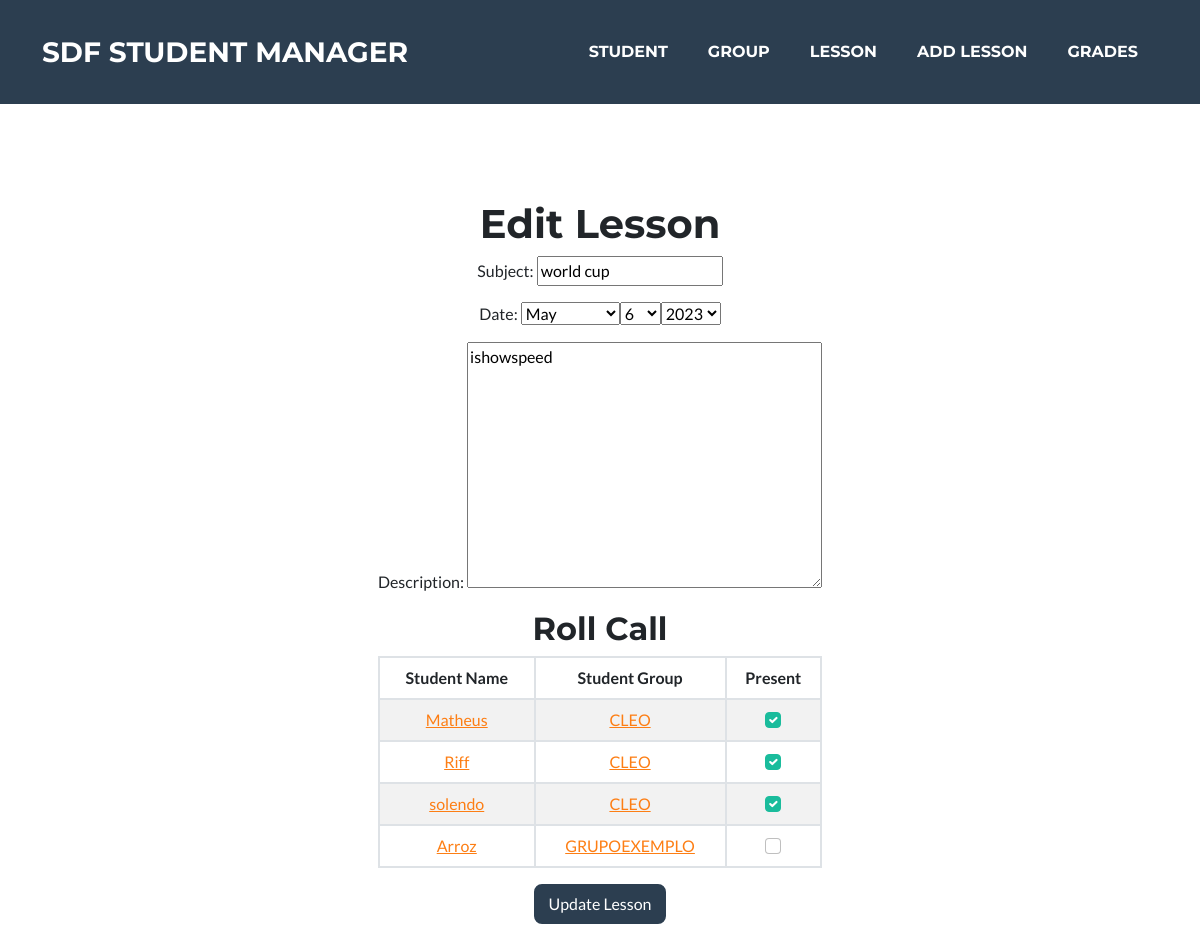
The page /lesson/edit/1 on the database its author committed.
### presence_count/models.py (models this page shows, shortened)
class Lesson(models.Model):
    subject = models.CharField(max_length=100)
    date = models.DateField(default=date.today)
    description = models.TextField(max_length=2048, blank=True)
    students = models.ManyToManyField('Student', related_name='lesson_presence')

class Student(models.Model):
    name = models.CharField(max_length=100)
    email = models.EmailField(max_length=100)
    grade_1 = models.FloatField(default=0)
    grade_2 = models.FloatField(default=0)
    grade_avg = models.FloatField(default=0)
    presences = models.IntegerField(default=0)
    group = models.ForeignKey(Group, on_delete=models.PROTECT, default=None, null=True, blank=True)

class Group(models.Model):
    name = models.CharField(max_length=100)
    tracking = models.URLField(blank=True)
    repo = models.URLField(blank=True)
    prototype = models.URLField(blank=True)
    description = models.TextField(max_length=512, blank=True)
    def __str__(self):
        return self.name

### presence_count/views.py (the view, shortened to what this page needs)
# urls.py: path('lesson/edit/<int:lesson_id>', views.edit_lesson, name='edit_lesson'),
def edit_lesson(request, lesson_id):
    lesson = Lesson.objects.get(pk=lesson_id)
    lesson_form = RegisterLessonForm(instance=lesson)
    student_list = Student.objects.all().order_by('group_id')
    lesson_students = Lesson.students.through.objects.filter(lesson_id=lesson.id)
    present_students = []
    for ls in lesson_students:
        present_students.append(ls.student_id)
    context = {'lesson_form': lesson_form, 'student_list':student_list, 'present_students':present_students}
    return render(request, 'lesson/edit_lesson.html', context)

### presence_count/forms.py
class RegisterLessonForm(forms.ModelForm):
    class Meta:
        model = Lesson
        fields = ('subject', 'date', 'description')
        widgets = {
            'date': forms.SelectDateWidget()
        }

### presence_count/templates/lesson/edit_lesson.html (shortened to what this page needs)
{% extends 'lesson/lesson.html' %}
{% block action %}
    <form action="" method="POST">
        <h1>Edit Lesson</h1>
{% endblock %}
{% block button %}
    <button class="btn btn-secondary" type="submit">Update Lesson</button>
{% endblock %}

### presence_count/templates/lesson/lesson.html (shortened to what this page needs)
{% extends 'base.html' %}
{% block body %}
<header class="masthead text-center">
	<div class="container d-flex align-items-center flex-column">
			{% block action %}
			{% endblock %}
			<table class="table table-striped table-hover table-bordered">
				{{lesson_form.as_p}}
				<h2>Roll Call</h2>
				<thead>
					<tr>
						<th scope="col">Student Name</th>
						<th scope="col">Student Group</th>
						<th scope="col">Present</th>
					</tr>
				</thead>
				<tbody>
					{% for student in student_list %}
					<tr>
						<td><a href="{% url 'presence_count:view_student' student.id %}" target="_blank">{{student.name}}</a></td>
						{% if student.group %}
							<td><a href="{% url 'presence_count:view_group' student.group_id %}" target="_blank">{{student.group}}</a></td>
						{% else %}
							<td>{{student.group}}</td>
						{% endif %}
						<td>
							<div class="present-check">
								{% if student.id in present_students %}
									<input
										class="form-check-input"
										type="checkbox"
										value="{{student.id}}"
										name="boxes"
										checked
									/>
								{% else %}
									<input
										class="form-check-input"
										type="checkbox"
										value="{{student.id}}"
										name="boxes"
									/>
								{% endif %}
							</div>
						</td>
					</tr>
					{% endfor %}
				</tbody>
			</table>
			{% block button %}
			{% endblock %}
		</form>
	</div>
</header>
{% endblock %}

### rows shown on the page
Lesson: subject "world cup", description "ishowspeed"
Student: name "Matheus", group "CLEO"
Student: name "Riff", group "CLEO"
Student: name "solendo", group "CLEO"
Student: name "Arroz", group "GRUPOEXEMPLO"
